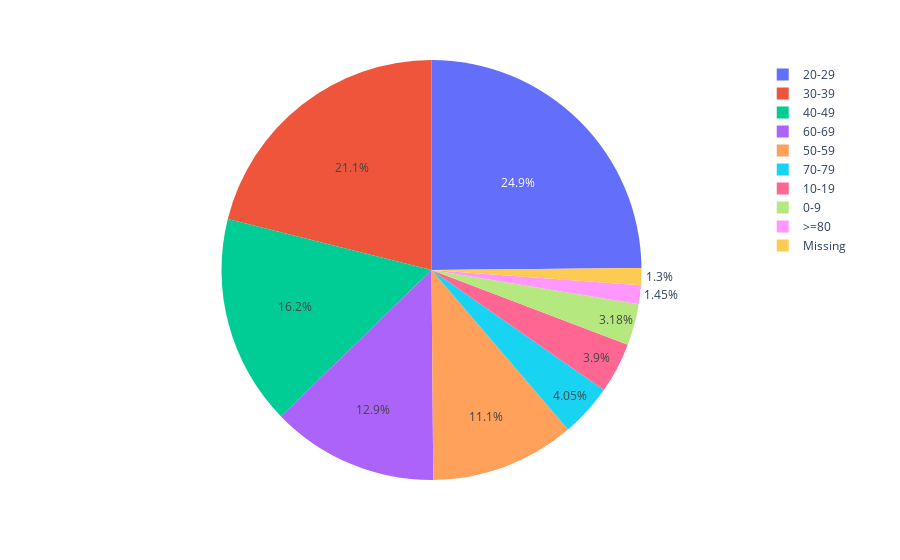

Source (notebook cell):
### Code cell
df2=pd.read_csv('AgeGroupDetails.csv')
df2['Percentage']=df2['Percentage'].str.removesuffix('%').astype(float)
px.pie(df2,values='Percentage',names='AgeGroup',labels='AgeGroup')

### Figure 1 — Plotly figure (JSON) as saved in the notebook; plotly's stock layout.template omitted (floating-point values rounded to 4 significant figures)
{"data": [{"domain": {"x": [0, 1], "y": [0, 1]}, "hovertemplate": "AgeGroup=%{label}<br>Percentage=%{value}<extra></extra>", "labels": ["0-9", "10-19", "20-29", "30-39", "40-49", "50-59", "60-69", "70-79", ">=80", "Missing"], "legendgroup": "", "name": "", "showlegend": true, "type": "pie", "values": [3.18, 3.9, 24.86, 21.1, 16.18, 11.13, 12.86, 4.05, 1.45, 1.3]}], "layout": {"legend": {"tracegroupgap": 0}, "margin": {"t": 60}}}
